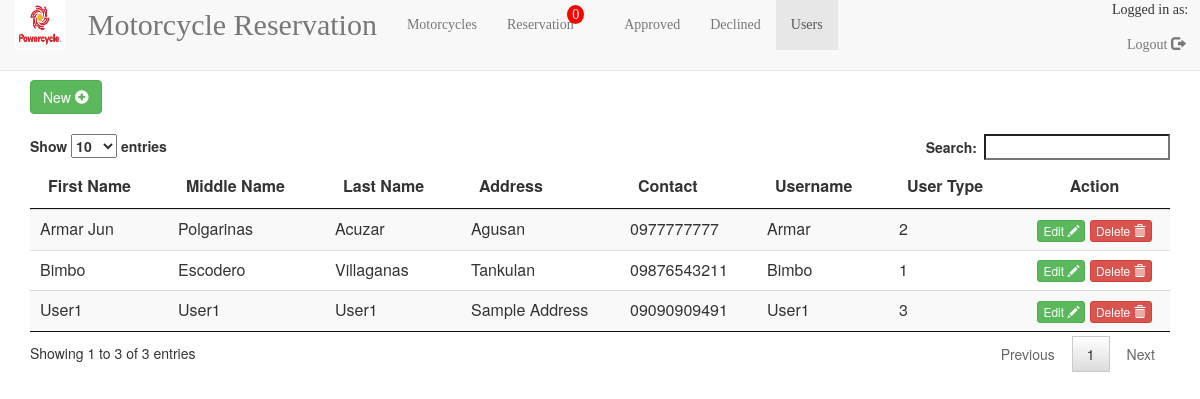
/admin/users.php, run on the app's committed database.
### tables this page shows
CREATE TABLE `users` (
  `user_id` int(11) NOT NULL,
  `user_fN` varchar(50) NOT NULL,
  `user_mN` varchar(50) NOT NULL,
  `user_lN` varchar(50) NOT NULL,
  `user_address` varchar(255) NOT NULL,
  `tour_contact` varchar(15) NOT NULL,
  `user_name` varchar(50) NOT NULL,
  `user_pass` varchar(35) NOT NULL,
  `user_type` varchar(1) NOT NULL
);

### database/connection.php (called while the page is built, shortened)
<?php
class connection{
	public function __construct($username="root", $password="", $host="localhost", $dbname="mrs", $options = []){
		try{
			$this->datab = new PDO("mysql:host={$host};  dbname={$dbname}; charset=utf8", $username, $password, $options);
		}catch(PDOException $e){
			throw new Exception($e->getMessage());
		}
	}
}
 ?>

### database/Database.php (called while the page is built, shortened)
<?php
include_once('connection.php');
class Database extends connection {
    public function getRow($query, $params = []){
        try {
            $stmt = $this->datab->prepare($query);
            $stmt->execute($params);
            return $stmt->fetch();
        } catch (PDOException $e) {
            throw new Exception($e->getMessage());
        }
    }
    public function getRows($query, $params = []){
        try {
            $stmt = $this->datab->prepare($query);
            $stmt->execute($params);
            return $stmt->fetchAll();
        } catch (PDOException $e) {
            throw new Exception($e->getMessage());
        }
    }
}
?>

### admin/users.php (the view, shortened to what this page needs)
<?php
$db = new Database();
$tid = $_SESSION['tourID'];
$sql = "SELECT user_name FROM users WHERE user_id = ?";
$user_result = $db->getRow($sql, [$tid]);
$loggedInUser = $user_result['user_name'];
$sql = "SELECT COUNT(*) AS reservation_count FROM reservation WHERE status IS NULL OR status NOT IN ('approved', 'declined', 'deleted')";
$result = $db->getRow($sql);
$reservation_count = $result['reservation_count'];
?>
<!DOCTYPE html>
<html lang="en">
<head>
    <link rel="stylesheet" type="text/css" href="../bootstrap/css/bootstrap.css">
    <link rel="stylesheet" type="text/css" href="../bootstrap/css/jquery.dataTables.css">
    <link rel="stylesheet" href="notif.css">
    <link rel="stylesheet" href="../bootstrap/css/jquery.dataTables.css">
</head>
<body>
    <nav class="navbar navbar-default navbar-fixed-top" role="navigation">
        <div class="container-fluid">
            <div class="navbar-header">
                <img src="../img/logo.jpg" height="50" width="50"> &nbsp;
            </div>
            <div class="collapse navbar-collapse navbar-ex1-collapse">
                <ul class="nav navbar-nav">
                    <li><a href="#" style="font-family: Times New Roman; font-size: 30px;">Motorcycle Reservation</a></li>
                </ul>
                <ul class="nav navbar-nav" style="font-family: Times New Roman;">
                    <li>
                        <a href="index.php">Motorcycles</a>
                    </li>
                    <li>
                        <a href="reservation.php">Reservation
                            <span class="notification"><?php echo $reservation_count; ?></span>
                        </a>
                    </li>
                    <li>
                        <a href="approved.php">Approved</a>
                    </li>
                    <li>
                        <a href="declined.php">Declined</a>
                    </li>
                    <li class="active">
                        <a href="users.php">Users</a>
                    </li>
                </ul>
                <ul class="nav navbar-nav navbar-right" style="font-family: Times New Roman;">
                    <li>
                            <?php echo '<span style="margin-right: 10px;">Logged in as: ' . htmlspecialchars($loggedInUser) . '</span>'; ?>
                        <?php include_once('../includes/logout.php'); ?>
                    </li>
                </ul>
            </div>
        </div>
    </nav>
    <br /><br /><br /><br />
    <div class="container">
        <a href="register.php" class="btn btn-success">
            New
            <span class="glyphicon glyphicon-plus-sign" aria-hidden="true"></span>
        </a>
        <br /><br />
        <table id="myTable" class="table table-striped">
            <thead>
                <th>First Name</th>
                <th>Middle Name</th>
                <th>Last Name</th>
                <th>Address</th>
                <th>Contact</th>
                <th>Username</th>
                <th>User Type</th>
                <th>
                    <center>Action</center>
                </th>
            </thead>
            <tbody>
                <?php
                $sql = "SELECT * FROM users ORDER BY user_fN";
                $res = $db->getRows($sql);
                foreach ($res as $row) {
                    $user_id = $row['user_id'];
                    $user_fN = $row['user_fN'];
                    $user_mN = $row['user_mN'];
                    $user_lN = $row['user_lN'];
                    $user_address = $row['user_address'];
                    $tour_contact = $row['tour_contact'];
                    $user_name = $row['user_name'];
                    $user_type = $row['user_type'];
                ?>
                    <tr>
                        <td><?php echo htmlspecialchars($user_fN); ?></td>
                        <td><?php echo htmlspecialchars($user_mN); ?></td>
                        <td><?php echo htmlspecialchars($user_lN); ?></td>
                        <td><?php echo htmlspecialchars($user_address); ?></td>
                        <td><?php echo htmlspecialchars($tour_contact); ?></td>
                        <td><?php echo htmlspecialchars($user_name); ?></td>
                        <td><?php echo htmlspecialchars($user_type); ?></td>
<td>
    <center>
        <a class="btn btn-success btn-xs" href="userupdate.php?editid=<?php echo $user_id; ?>">
            Edit
            <span class="glyphicon glyphicon-pencil" aria-hidden="true"></span>
        </a>
        <a class="btn btn-danger btn-xs" href="#" onclick="confirmDelete(<?php echo $user_id; ?>)">
            Delete
            <span class="glyphicon glyphicon-trash" aria-hidden="true"></span>
        </a>
    </center>
</td>
                    </tr>
                <?php } ?>
            </tbody>
        </table>
    </div>
    <link rel="stylesheet" href="../bootstrap/css/jquery.dataTables.css">
</body>
</html>

### admin/notif.css (style rules this page uses)
.navbar { margin-bottom:0px !important; }
.notification { background-color: red; color: white; padding: 2px 5px; border-radius: 50%; position: relative; top: -10px; right: 10px; }

### data on the page
users: user_fN "Armar Jun", user_mN "Polgarinas", user_lN "Acuzar", user_address "Agusan", tour_contact "0977777777", user_name "Armar", user_type "2"
users: user_fN "Bimbo", user_mN "Escodero", user_lN "Villaganas", user_address "Tankulan", tour_contact "09876543211", user_name "Bimbo", user_type "1"
users: user_fN "User1", user_mN "User1", user_lN "User1", user_address "Sample Address", tour_contact "09090909491", user_name "User1", user_type "3"

### other printed values
$reservation_count "0"
